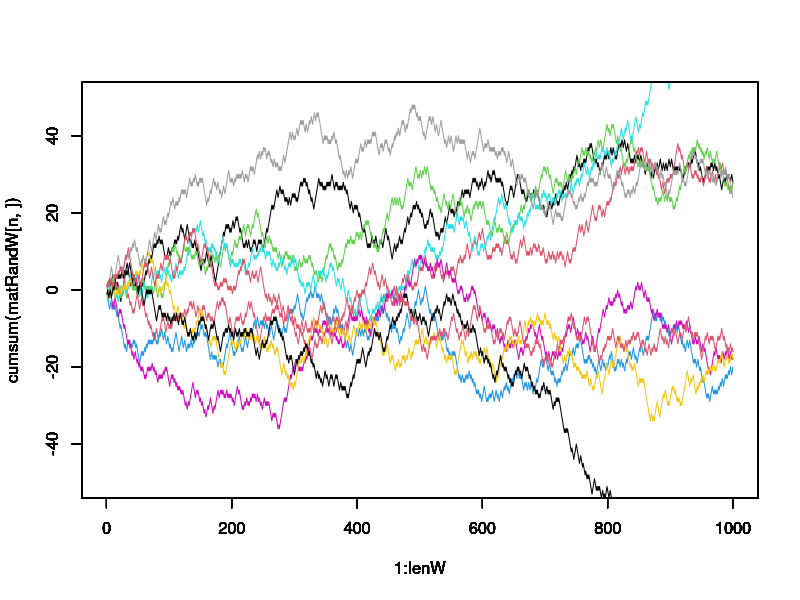

The R script that drew this image: (Note: this script raises an error after producing the figure.)

# generate the random walk data, 1000 observations of X data for 10 experiments use a seed for reproducibility
set.seed(0)
lenW <- 1000
matRandW <- matrix(0, ncol = lenW, nrow = 10)
matRandW <- apply(matRandW, 2, function(x) sample(c(-1, 1), size = 10, replace = TRUE))
dim(matRandW)
for (n in 1:10) {
    plot(1:lenW, cumsum(matRandW[n, ]), col = n, type = "l", ylim = c(-50, 50))
    par(new = TRUE)
}
write.table(t(matRandW), file = "randwalk10x1000.dat", sep = "\t", row.names = FALSE, col.names = FALSE, quote = FALSE)

# Initialize the gnuplot handle
h1 <- Gpinit()

# set gnuplot's additional search directories, to the extdata directory from Rgnuplot (default)
GpSetloadpath(h1)

# change gnuplot's working directory to be the same as R's working directory (default)
GpSetwd(h1)

GpCmd(h1, "#set terminal png;set output \"randomwalk1d1.png\"\nset xlabel \"Time\"\nset ylabel \"Direction\"\nset tit \"Random walk 1D\";plot \"randwalk10x1000.dat\" using 1 s cumul w l notit,\"randwalk10x1000.dat\" using 2 s cumul w l notit, \\\n\"randwalk10x1000.dat\" using 3 s cumul w l notit,\"randwalk10x1000.dat\" using 4 s cumul w l notit,\\\n\"randwalk10x1000.dat\" using 5 s cumul w l notit,\"randwalk10x1000.dat\" using 6 s cumul w l notit,\\\n\"randwalk10x1000.dat\" using 7 s cumul w l notit,\"randwalk10x1000.dat\" using 8 s cumul w l notit,\\\n\"randwalk10x1000.dat\" using 9 s cumul w l notit,\"randwalk10x1000.dat\" using 10 s cumul w l notit")
# pause R and gnuplot
GpPause()
# close gnuplot handle
h1 <- Gpclose(h1) 
